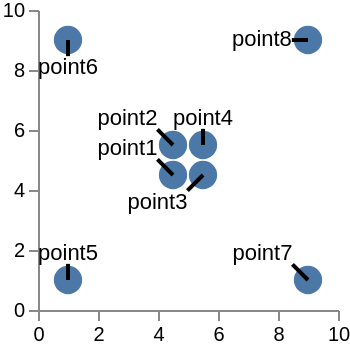

Specify this chart in Vega-Lite:
### Vega specification from a JSON file in a GitHub repository (floating-point values rounded to 4 significant figures)
{"$schema": "https://vega.github.io/schema/vega/v5.json", "width": 150, "height": 150, "signals": [{"name": "chartPadding", "value": 0, "bind": {"input": "range", "min": -75, "max": 30, "step": 1}}, {"name": "padding", "value": 0, "bind": {"input": "range", "min": -75, "max": 30, "step": 1}}], "data": [{"name": "source", "values": [{"x": 4.5, "y": 4.5, "label": "point1"}, {"x": 4.5, "y": 5.5, "label": "point2"}, {"x": 5.5, "y": 4.5, "label": "point3"}, {"x": 5.5, "y": 5.5, "label": "point4"}, {"x": 1, "y": 1, "label": "point5"}, {"x": 1, "y": 9, "label": "point6"}, {"x": 9, "y": 1, "label": "point7"}, {"x": 9, "y": 9, "label": "point8"}]}], "scales": [{"name": "x", "type": "linear", "domain": [0, 10], "range": "width"}, {"name": "y", "type": "linear", "domain": [0, 10], "range": "height"}], "axes": [{"scale": "x", "tickCount": 5, "orient": "bottom"}, {"scale": "y", "tickCount": 5, "orient": "left"}], "marks": [{"name": "baseMark", "type": "symbol", "from": {"data": "source"}, "encode": {"update": {"x": {"scale": "x", "field": "x"}, "y": {"scale": "y", "field": "y"}, "size": {"value": 200}}}}, {"name": "label", "type": "text", "from": {"data": "baseMark"}, "encode": {"update": {"text": {"field": "datum.label"}}}, "transform": [{"type": "label", "size": [150, 150], "padding": {"signal": "chartPadding"}}]}, {"type": "rule", "from": {"data": "label"}, "encode": {"update": {"x": {"field": "datum.x"}, "y": {"field": "datum.y"}, "x2": {"field": "x"}, "y2": {"field": "y"}, "strokeOpacity": {"field": "opacity"}, "strokeWidth": {"value": 2}}}}]}
